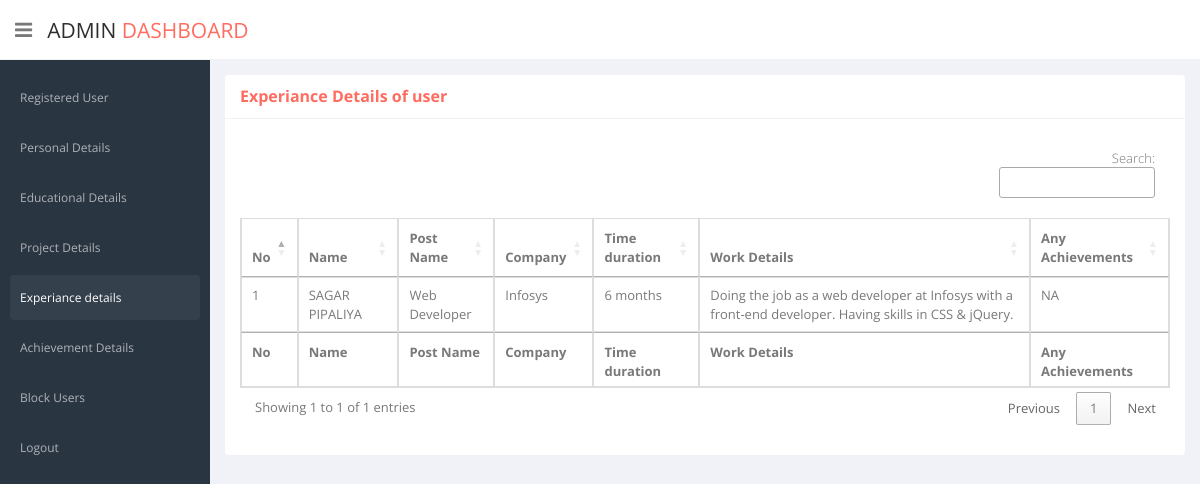
The app's page /admin/experiance_details.php (signed in) with its own data.
### tables this page shows
CREATE TABLE `work_experiance_detail` (
  `we_id` int(5) NOT NULL,
  `we_title` varchar(20) NOT NULL COMMENT 'Position of User',
  `we_comp` varchar(20) NOT NULL COMMENT 'Name of Company',
  `we_dur` varchar(10) NOT NULL COMMENT 'Working Duration',
  `we_desc` varchar(1000) DEFAULT NULL COMMENT 'Company Profile',
  `we_ach` varchar(20) DEFAULT NULL COMMENT 'Achievements',
  `reg_id` int(5) NOT NULL
);

CREATE TABLE `reg_details` (
  `reg_id` int(5) NOT NULL,
  `reg_name` varchar(20) NOT NULL,
  `reg_email` varchar(50) NOT NULL,
  `reg_passwd` varchar(200) NOT NULL,
  `reg_date` datetime DEFAULT current_timestamp(),
  `login_status` int(2) NOT NULL DEFAULT 0,
  `block_status` int(2) NOT NULL
);

### admin/experiance_details.php (the view, shortened to what this page needs)
<?php
    include ("connection.php");
?>
<!DOCTYPE html>
<html lang="en">
<head>
    <link href="css/bootstrap.min.css" rel="stylesheet">
    <link href="css/bootstrap-reset.css" rel="stylesheet">
    <link href="assets/font-awesome/css/font-awesome.css" rel="stylesheet" />
    <link href="assets/jquery-easy-pie-chart/jquery.easy-pie-chart.css" rel="stylesheet" type="text/css" media="screen"/>
    <link rel="stylesheet" href="css/owl.carousel.css" type="text/css">
      <link href="css/slidebars.css" rel="stylesheet">
    <link href="css/style.css" rel="stylesheet">
    <link href="css/style-responsive.css" rel="stylesheet" />
    <link rel="stylesheet" type="text/css" href="https://cdn.datatables.net/1.10.24/css/jquery.dataTables.min.css">
    <link rel="stylesheet" type="text/css" href="https://cdn.datatables.net/autofill/2.3.5/css/autoFill.dataTables.min.css">
    <link rel="stylesheet" type="text/css" href="https://cdn.datatables.net/buttons/1.7.0/css/buttons.dataTables.min.css">
    <link rel="stylesheet" type="text/css" href="https://cdn.datatables.net/colreorder/1.5.3/css/colReorder.dataTables.min.css">
    <link rel="stylesheet" type="text/css" href="https://cdn.datatables.net/fixedcolumns/3.3.2/css/fixedColumns.dataTables.min.css">
    <link rel="stylesheet" type="text/css" href="https://cdn.datatables.net/fixedheader/3.1.8/css/fixedHeader.dataTables.min.css">
    <link rel="stylesheet" type="text/css" href="https://cdn.datatables.net/keytable/2.6.1/css/keyTable.dataTables.min.css">
    <link rel="stylesheet" type="text/css" href="https://cdn.datatables.net/responsive/2.2.7/css/responsive.dataTables.min.css">
    <link rel="stylesheet" type="text/css" href="https://cdn.datatables.net/rowgroup/1.1.2/css/rowGroup.dataTables.min.css">
    <link rel="stylesheet" type="text/css" href="https://cdn.datatables.net/rowreorder/1.2.7/css/rowReorder.dataTables.min.css">
    <link rel="stylesheet" type="text/css" href="https://cdn.datatables.net/scroller/2.0.3/css/scroller.dataTables.min.css">
    <link rel="stylesheet" type="text/css" href="https://cdn.datatables.net/searchbuilder/1.0.1/css/searchBuilder.dataTables.min.css">
    <link rel="stylesheet" type="text/css" href="https://cdn.datatables.net/searchpanes/1.2.1/css/searchPanes.dataTables.min.css">
    <link rel="stylesheet" type="text/css" href="https://cdn.datatables.net/select/1.3.3/css/select.dataTables.min.css">
  </head>
  <body>
  <section id="container" >
      <header class="header white-bg">
              <div class="sidebar-toggle-box">
                  <div class="fa fa-bars tooltips" data-placement="right" data-original-title="Toggle Navigation"></div>
              </div>
            <a href="register_user.php" class="logo">Admin<span> Dashboard</span></a>
        </header>
      <aside>
          <div id="sidebar"  class="nav-collapse ">
              <ul class="sidebar-menu" id="nav-accordion">
                  <li class="sub-menu">
                      <a href="register_user.php">
                          <span>Registered User</span>
                      </a>
                  </li>
                  <li class="sub-menu">
                      <a href="personal_details.php">
                          <span>Personal Details</span>
                      </a>
                  </li>
                  <li class="sub-menu">
                      <a href="educational_details.php">
                          <span>Educational Details</span>
                      </a>
                  </li>
                  <li class="sub-menu">
                      <a href="project_details.php">
                          <span>Project Details</span>
                      </a>
                  </li>
                  <li class="sub-menu">
                      <a href="experiance_details.php" class="active">
                          <span>Experiance details</span>
                      </a>
                  </li>
                  <li class="sub-menu">
                      <a href="achievement_details.php" >
                          <span>Achievement Details</span>
                      </a>
                  </li>
                  <li class="sub-menu">
                      <a href="block_users.php" >
                          <span>Block Users</span>
                      </a>
                  </li>
                  <li class="sub-menu">
                      <a href="logout.php" >
                          <span>Logout</span>
                      </a>
                  </li>
              </ul>
          </div>
      </aside>
      <section id="main-content">
          <section class="wrapper">
            <section class="panel">
                <header class="panel-heading text-danger"><b>Experiance Details of user</b></header>
                <div class="panel-body">
                  <table class="table table-bordered" id="pdDT">
                        <thead>
                            <tr>
                              <th>No</th>
                              <th>Name</th>
                              <th>Post Name</th>
                              <th>Company</th>
                              <th>Time duration</th>
                              <th>Work Details</th>
                              <th>Any Achievements</th>
                            </tr>
                        </thead>
                        <tbody>
                            <?php
                              $q1 = "select * from work_experiance_detail ex,reg_details rd where ex.reg_id=rd.reg_id order by reg_name asc";
                              $result = $con->query($q1);
                              $count=1;
                              if ($result->num_rows > 0) {
                                while($row = $result->fetch_assoc()) {
                            ?>
                             <?php
                                if($row['block_status']==0){
                              ?>
                            <tr>
                                <td><?php echo $count; ?></td>
                                <td><?php echo strtoupper($row['reg_name']); ?></td>
                                <td><?php echo $row['we_title']; ?></td>
                                <td><?php echo $row['we_comp']; ?></td>
                                <td><?php echo $row['we_dur']; ?></td>
                                <td><?php echo $row['we_desc']; ?></td>
                                <td><?php echo $row['we_ach']; ?></td>
                            </tr>
                            <?php } ?>
                          <?php $count++; }} ?>
                        </tbody>
                        <tfoot>
                            <tr>
                              <th>No</th>
                              <th>Name</th>
                              <th>Post Name</th>
                              <th>Company</th>
                              <th>Time duration</th>
                              <th>Work Details</th>
                              <th>Any Achievements</th>
                            </tr>
                        </tfoot>
                  </table>
                </div>
            </section>
          </section>
      </section>
  </section>
  </body>
</html>

### records on screen
work_experiance_detail: reg.reg_name "SAGAR PIPALIYA", we_title "Web Developer", we_comp "Infosys", we_dur "6 months", we_desc "Doing the job as a web developer at Infosys with a front-end developer. Having skills in CSS & jQuery.", we_ach "NA"
